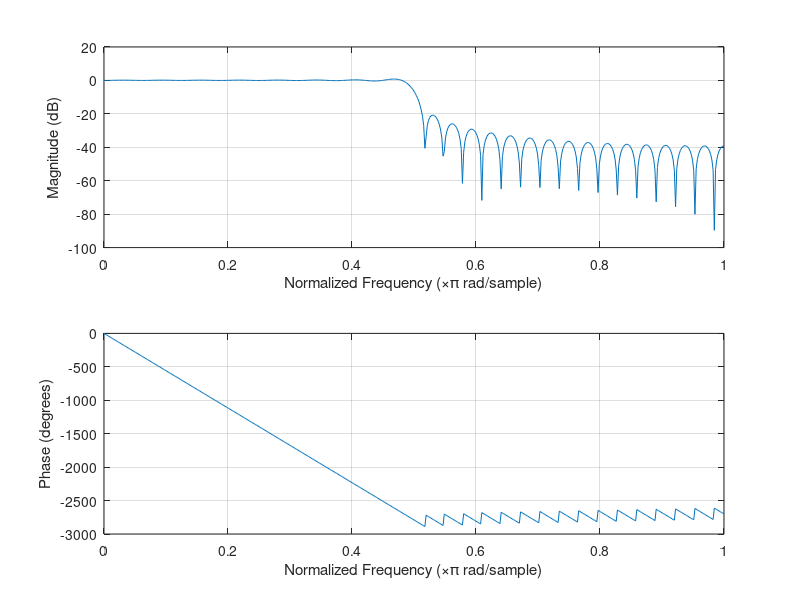

Write MATLAB code to recreate this figure.
% Coeficientes del filtro
M=63

% Frecuencias de muestreo y corte
Fs=8000
Fc=2000
wc=Fc/(Fs/2)

h = fir1(M-1, wc, rectwin(M))

freqz(h,1)
